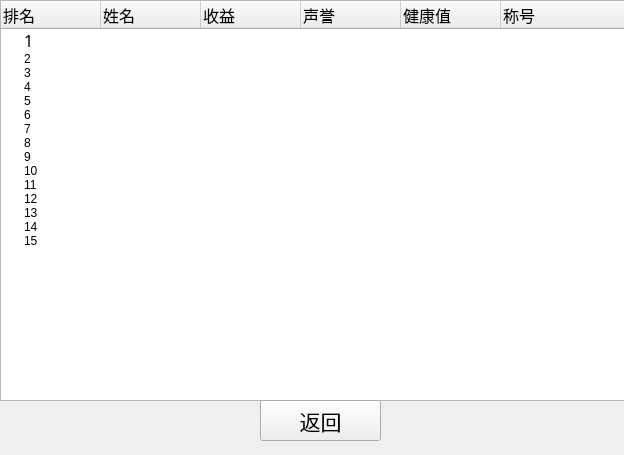
<?xml version="1.0" encoding="UTF-8"?>
<ui version="4.0">
 <class>Ranking</class>
 <widget class="QWidget" name="Ranking">
  <property name="geometry">
   <rect>
    <x>0</x>
    <y>0</y>
    <width>624</width>
    <height>455</height>
   </rect>
  </property>
  <property name="windowTitle">
   <string>Form</string>
  </property>
  <widget class="QTreeWidget" name="ranktreeWidget">
   <property name="geometry">
    <rect>
     <x>0</x>
     <y>0</y>
     <width>631</width>
     <height>401</height>
    </rect>
   </property>
   <column>
    <property name="text">
     <string>排名</string>
    </property>
    <property name="font">
     <font>
      <pointsize>12</pointsize>
     </font>
    </property>
   </column>
   <column>
    <property name="text">
     <string>姓名</string>
    </property>
    <property name="font">
     <font>
      <pointsize>12</pointsize>
     </font>
    </property>
   </column>
   <column>
    <property name="text">
     <string>收益</string>
    </property>
    <property name="font">
     <font>
      <pointsize>12</pointsize>
     </font>
    </property>
   </column>
   <column>
    <property name="text">
     <string>声誉</string>
    </property>
    <property name="font">
     <font>
      <pointsize>12</pointsize>
     </font>
    </property>
   </column>
   <column>
    <property name="text">
     <string>健康值</string>
    </property>
    <property name="font">
     <font>
      <pointsize>12</pointsize>
     </font>
    </property>
   </column>
   <column>
    <property name="text">
     <string>称号</string>
    </property>
    <property name="font">
     <font>
      <pointsize>12</pointsize>
     </font>
    </property>
   </column>
   <item>
    <property name="text">
     <string>1</string>
    </property>
    <property name="font">
     <font>
      <family>楷体</family>
      <pointsize>12</pointsize>
     </font>
    </property>
    <property name="text">
     <string/>
    </property>
   </item>
   <item>
    <property name="text">
     <string>2</string>
    </property>
   </item>
   <item>
    <property name="text">
     <string>3</string>
    </property>
   </item>
   <item>
    <property name="text">
     <string>4</string>
    </property>
   </item>
   <item>
    <property name="text">
     <string>5</string>
    </property>
   </item>
   <item>
    <property name="text">
     <string>6</string>
    </property>
   </item>
   <item>
    <property name="text">
     <string>7</string>
    </property>
   </item>
   <item>
    <property name="text">
     <string>8</string>
    </property>
   </item>
   <item>
    <property name="text">
     <string>9</string>
    </property>
   </item>
   <item>
    <property name="text">
     <string>10</string>
    </property>
   </item>
   <item>
    <property name="text">
     <string>11</string>
    </property>
   </item>
   <item>
    <property name="text">
     <string>12</string>
    </property>
   </item>
   <item>
    <property name="text">
     <string>13</string>
    </property>
   </item>
   <item>
    <property name="text">
     <string>14</string>
    </property>
   </item>
   <item>
    <property name="text">
     <string>15</string>
    </property>
   </item>
  </widget>
  <widget class="QPushButton" name="pushButton">
   <property name="geometry">
    <rect>
     <x>260</x>
     <y>400</y>
     <width>121</width>
     <height>41</height>
    </rect>
   </property>
   <property name="font">
    <font>
     <pointsize>16</pointsize>
    </font>
   </property>
   <property name="text">
    <string>返回</string>
   </property>
  </widget>
 </widget>
 <resources/>
 <connections/>
</ui>
